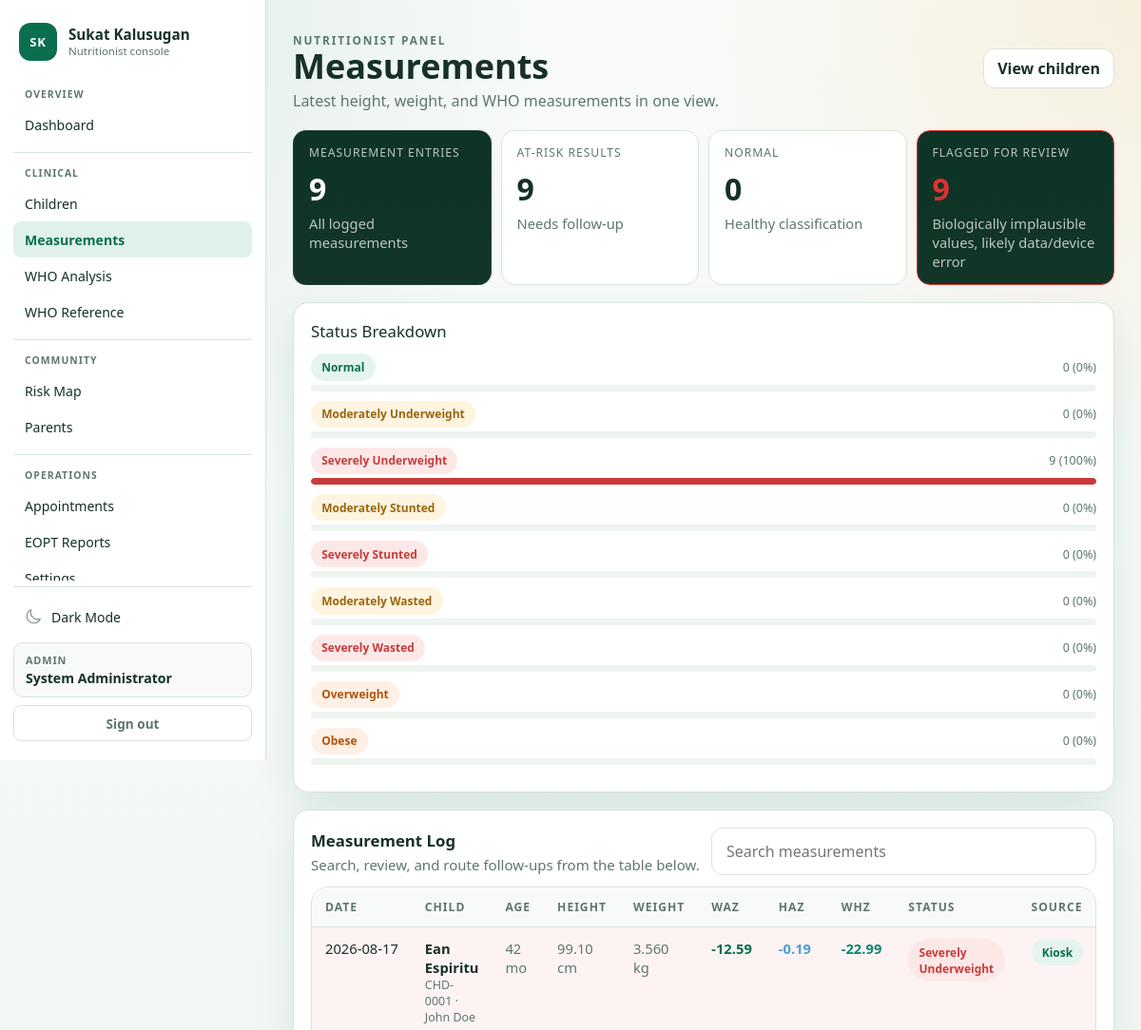
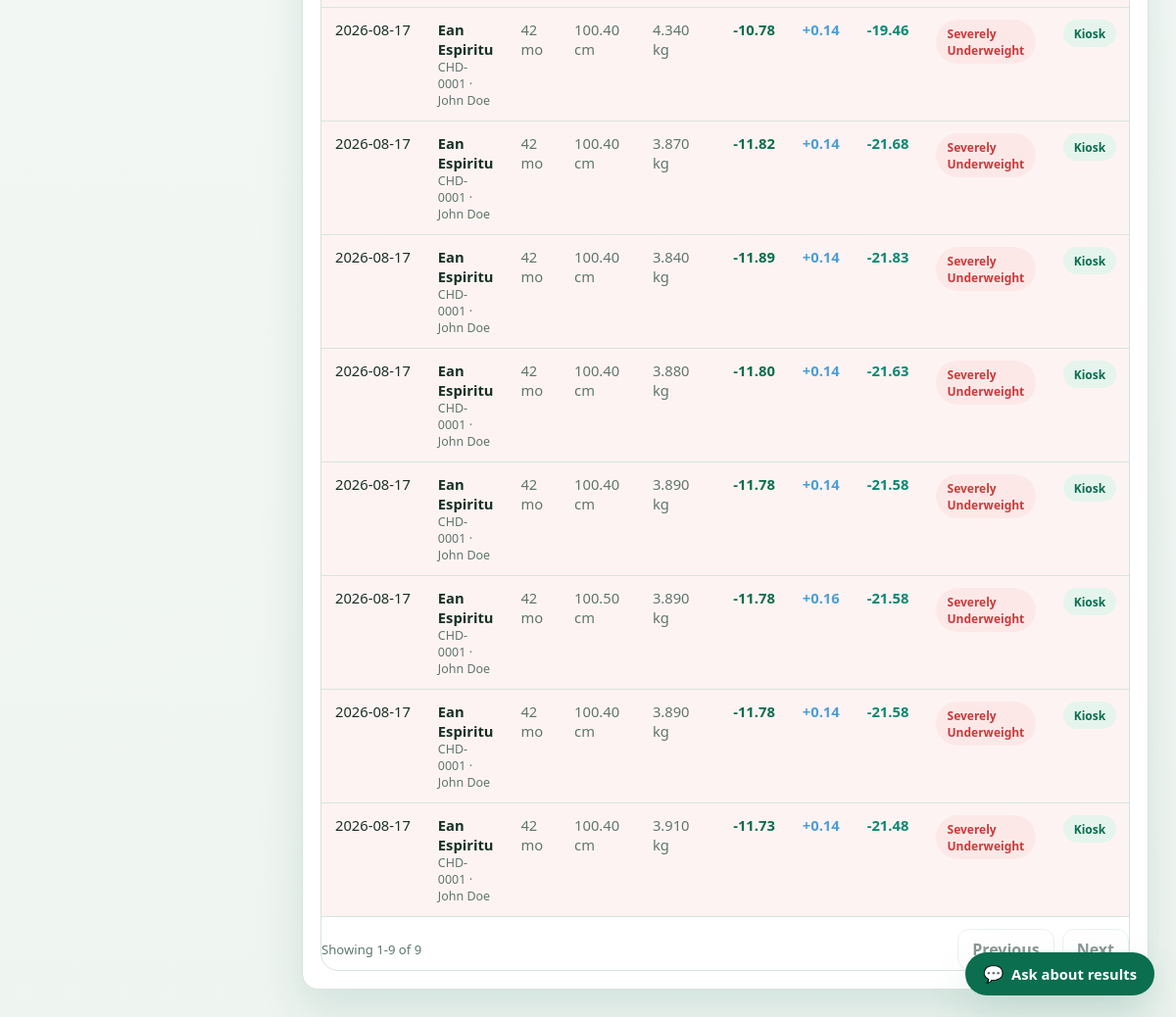
The app's page /nutritionist/measurements.php (signed in) with its own data (2 pictures, top to bottom).
### tables this page shows
CREATE TABLE `measurements` (
  `id` int(10) UNSIGNED NOT NULL,
  `child_id` int(10) UNSIGNED NOT NULL,
  `height_cm` decimal(5,2) NOT NULL,
  `weight_kg` decimal(5,3) NOT NULL,
  `age_months` int(10) UNSIGNED NOT NULL,
  `measurement_date` date NOT NULL,
  `source_type` enum('kiosk','manual','mobile') NOT NULL DEFAULT 'kiosk',
  `waz` decimal(5,2) DEFAULT NULL,
  `haz` decimal(5,2) DEFAULT NULL,
  `whz` decimal(5,2) DEFAULT NULL,
  `nutritional_status` enum('Normal','Moderately Underweight','Severely Underweight','Moderately Stunted','Severely Stunted','Moderately Wasted','Severely Wasted','Overweight','Obese') DEFAULT NULL,
  `wfa_status` enum('SUW','MUW','Normal','OW') DEFAULT NULL,
  `hfa_status` enum('SSt','MSt','Normal','Tall') DEFAULT NULL,
  `wfh_status` enum('SW','MW','Normal','OW','Ob') DEFAULT NULL,
  `is_flagged` tinyint(1) NOT NULL DEFAULT 0,
  `flag_reason` varchar(150) DEFAULT NULL,
  `device_id` int(10) UNSIGNED DEFAULT NULL,
  `recorded_by` int(10) UNSIGNED DEFAULT NULL,
  `created_at` timestamp NOT NULL DEFAULT current_timestamp()
);

CREATE TABLE `children` (
  `id` int(10) UNSIGNED NOT NULL,
  `child_code` varchar(20) NOT NULL,
  `first_name` varchar(100) NOT NULL,
  `middle_name` varchar(60) DEFAULT NULL,
  `last_name` varchar(100) NOT NULL,
  `birthdate` date NOT NULL,
  `sex` enum('Male','Female') NOT NULL,
  `barangay_id` int(10) UNSIGNED DEFAULT NULL,
  `address` varchar(255) DEFAULT NULL,
  `purok` varchar(150) DEFAULT NULL,
  `is_ip` tinyint(1) NOT NULL DEFAULT 0,
  `has_disability` tinyint(1) NOT NULL DEFAULT 0,
  `parent_id` int(10) UNSIGNED NOT NULL,
  `created_at` timestamp NOT NULL DEFAULT current_timestamp(),
  `updated_at` timestamp NOT NULL DEFAULT current_timestamp() ON UPDATE current_timestamp()
);

CREATE TABLE `parents` (
  `id` int(10) UNSIGNED NOT NULL,
  `name` varchar(150) NOT NULL,
  `email` varchar(150) NOT NULL,
  `password_hash` varchar(255) NOT NULL,
  `parent_type` enum('Father','Mother','Guardian','Grandparent','Other') NOT NULL DEFAULT 'Guardian',
  `phone` varchar(30) DEFAULT NULL,
  `address` varchar(255) DEFAULT NULL,
  `barangay_id` int(10) UNSIGNED DEFAULT NULL,
  `status` enum('active','inactive') NOT NULL DEFAULT 'active',
  `created_at` timestamp NOT NULL DEFAULT current_timestamp(),
  `updated_at` timestamp NOT NULL DEFAULT current_timestamp() ON UPDATE current_timestamp()
);

### public_html/includes/auth_middleware.php (called while the page is built, shortened)
<?php
function app_base_path(): string
{
    $scriptName = str_replace('\\', '/', (string)($_SERVER['SCRIPT_NAME'] ?? ''));
    $routeMarkers = ['/api/', '/admin/', '/nutritionist/', '/parent/', '/kiosk/', '/auth/'];
    foreach ($routeMarkers as $marker) {
        $position = strpos($scriptName, $marker);
        if ($position !== false) {
            return rtrim(substr($scriptName, 0, $position), '/');
        }
    }
    return rtrim(dirname($scriptName), '/');
}
function app_url(string $path = ''): string
{
    $basePath = app_base_path();
    $normalizedPath = '/' . ltrim($path, '/');
    if ($basePath === '' || $basePath === '/') {
        return $normalizedPath;
    }
    return $basePath . $normalizedPath;
}

### public_html/includes/admin_helpers.php (called while the page is built, shortened)
<?php
require_once __DIR__ . '/auth_middleware.php';
function admin_e(string $value): string
{
    return htmlspecialchars($value, ENT_QUOTES, 'UTF-8');
}
function admin_bind_params(mysqli_stmt $stmt, string $types, array &$params): void
{
    if ($types === '' || $params === []) {
        return;
    }
}
function admin_fetch_all(string $sql, string $types = '', array $params = []): array
{
    $conn = get_db_connection();
    $stmt = mysqli_prepare($conn, $sql);
    admin_bind_params($stmt, $types, $params);
    if (!mysqli_stmt_execute($stmt)) {
        error_log('[SukatKalusugan] admin_fetch_all execute failed: ' . mysqli_stmt_error($stmt) . ' | SQL: ' . $sql);
        mysqli_stmt_close($stmt);
        return [];
    }
    $result = mysqli_stmt_get_result($stmt);
    $rows = [];
    if ($result instanceof mysqli_result) {
        while ($row = mysqli_fetch_assoc($result)) {
            $rows[] = $row;
        }
    }
    return $rows;
}

### public_html/nutritionist/measurements.php (the view, shortened to what this page needs)
<?php
require_once __DIR__ . '/../includes/nutritionist_helpers.php';
$user = nutritionist_require_access();
$params = [];
$scope = nutritionist_scope_fragment($user, 'c.barangay_id', $params);
$measurements = admin_fetch_all(
	"SELECT
		m.id,
		m.measurement_date,
		m.height_cm,
		m.weight_kg,
		m.age_months,
		m.source_type,
		m.waz,
		m.haz,
		m.whz,
		COALESCE(m.nutritional_status, CASE
			WHEN m.waz < -3 THEN 'Severely Underweight'
			WHEN m.haz < -3 THEN 'Severely Stunted'
			WHEN m.whz < -3 THEN 'Severely Wasted'
			WHEN m.waz < -2 THEN 'Moderately Underweight'
			WHEN m.haz < -2 THEN 'Moderately Stunted'
			WHEN m.whz < -2 THEN 'Moderately Wasted'
			WHEN m.whz > 3 THEN 'Obese'
			WHEN m.whz > 2 THEN 'Overweight'
			ELSE 'Normal'
		END) AS nutritional_status,
		COALESCE(m.wfa_status, CASE
			WHEN m.waz < -3 THEN 'SUW'
			WHEN m.waz < -2 THEN 'MUW'
			WHEN m.waz > 2 THEN 'OW'
			ELSE 'Normal'
		END) AS wfa_status,
		COALESCE(m.hfa_status, CASE
			WHEN m.haz < -3 THEN 'SSt'
			WHEN m.haz < -2 THEN 'MSt'
			WHEN m.haz > 2 THEN 'Tall'
			ELSE 'Normal'
		END) AS hfa_status,
		COALESCE(m.wfh_status, CASE
			WHEN m.whz < -3 THEN 'SW'
			WHEN m.whz < -2 THEN 'MW'
			WHEN m.whz > 3 THEN 'Ob'
			WHEN m.whz > 2 THEN 'OW'
			ELSE 'Normal'
		END) AS wfh_status,
		m.is_flagged,
		m.flag_reason,
		c.id AS child_id,
		c.child_code,
		c.first_name,
		c.last_name,
		bg.name AS barangay,
		p.name AS parent_name
	 FROM measurements m
	 INNER JOIN children c ON c.id = m.child_id
	 INNER JOIN parents p ON p.id = c.parent_id
	 LEFT JOIN barangays bg ON bg.id = c.barangay_id
	 WHERE {$scope}
	 ORDER BY m.measurement_date DESC, m.id DESC",
	str_repeat('i', count($params)),
	$params
);
$statusCounts = [
	'Normal' => 0,
	'Moderately Underweight' => 0,
	'Severely Underweight' => 0,
	'Moderately Stunted' => 0,
	'Severely Stunted' => 0,
	'Moderately Wasted' => 0,
	'Severely Wasted' => 0,
	'Overweight' => 0,
	'Obese' => 0,
];
foreach ($measurements as $measurement) {
	$status = (string)($measurement['nutritional_status'] ?? '');
	if (isset($statusCounts[$status])) {
		$statusCounts[$status]++;
	}
}
$atRiskCount = count(array_filter($measurements, static fn(array $measurement): bool => !in_array((string)($measurement['nutritional_status'] ?? 'Pending'), ['Normal'], true)));
$flaggedCount = count(array_filter($measurements, static fn(array $measurement): bool => !empty($measurement['is_flagged'])));
$actions = '<a class="admin-btn-secondary" href="' . nutritionist_e(app_url('/nutritionist/children.php')) . '">View children</a>';
?>
<section class="nutritionist-stat-grid">
	<article class="nutritionist-stat-card is-featured">
		<div class="nutritionist-stat-label">Measurement Entries</div>
		<div class="admin-stat-value"><?php echo count($measurements); ?></div>
		<div class="admin-stat-note">All logged measurements</div>
	</article>
	<article class="nutritionist-stat-card">
		<div class="nutritionist-stat-label">At-Risk Results</div>
		<div class="admin-stat-value"><?php echo $atRiskCount; ?></div>
		<div class="admin-stat-note">Needs follow-up</div>
	</article>
	<article class="nutritionist-stat-card">
		<div class="nutritionist-stat-label">Normal</div>
		<div class="admin-stat-value"><?php echo (int)($statusCounts['Normal'] ?? 0); ?></div>
		<div class="admin-stat-note">Healthy classification</div>
	</article>
	<article class="nutritionist-stat-card<?php echo $flaggedCount > 0 ? ' is-featured' : ''; ?>" style="<?php echo $flaggedCount > 0 ? 'border-color:#E03131;' : ''; ?>">
		<div class="nutritionist-stat-label">Flagged for Review</div>
		<div class="admin-stat-value" style="<?php echo $flaggedCount > 0 ? 'color:#E03131;' : ''; ?>"><?php echo $flaggedCount; ?></div>
		<div class="admin-stat-note">Biologically implausible values, likely data/device error</div>
	</article>
</section>
<section class="nutritionist-panel">
	<div class="admin-section-title" style="margin-bottom:12px;">Status Breakdown</div>
		<?php foreach (['Normal', 'Moderately Underweight', 'Severely Underweight', 'Moderately Stunted', 'Severely Stunted', 'Moderately Wasted', 'Severely Wasted', 'Overweight', 'Obese'] as $status): ?>
			<?php
			$count = (int)($statusCounts[$status] ?? 0);
			$pct = count($measurements) > 0 ? (int)round(($count / count($measurements)) * 100) : 0;
			$barColor = match ($status) {
				'Normal' => 'var(--admin-primary)',
				'Moderately Underweight' => 'var(--admin-accent)',
				'Severely Underweight' => 'var(--admin-danger)',
				'Moderately Stunted' => '#7048E8',
				'Severely Stunted' => '#5f3dc4',
				'Moderately Wasted' => '#4a9fd5',
				'Severely Wasted' => '#c92a2a',
				'Obese' => '#e8590c',
				default => '#b08900',
			};
			?>
			<div style="margin-bottom:10px;">
				<div style="display:flex;justify-content:space-between;margin-bottom:4px;align-items:center;">
					<span class="admin-pill <?php echo nutritionist_status_class($status); ?>"><?php echo nutritionist_e($status); ?></span>
					<span class="admin-mini"><?php echo $count; ?> (<?php echo $pct; ?>%)</span>
				</div>
				<div style="height:7px;border-radius:999px;background:var(--admin-bg);overflow:hidden;">
					<div style="width:<?php echo max($pct, $count > 0 ? 3 : 0); ?>%;height:100%;border-radius:999px;background:<?php echo nutritionist_e($barColor); ?>;"></div>
				</div>
			</div>
		<?php endforeach; ?>
</section>
<section class="nutritionist-panel">
	<div class="nutritionist-table-head" style="margin-bottom:12px;">
		<div>
			<h2 class="admin-section-title" style="margin-bottom:2px;">Measurement Log</h2>
			<p class="admin-section-subtitle">Search, review, and route follow-ups from the table below.</p>
		</div>
		<input class="admin-search" data-admin-filter="#measurements-table" type="search" placeholder="Search measurements" style="min-width:260px;">
	</div>
	<div class="nutritionist-table-wrap">
		<table class="nutritionist-table" id="measurements-table">
			<thead>
				<tr>
					<th>Date</th>
					<th>Child</th>
					<th>Age</th>
					<th>Height</th>
					<th>Weight</th>
					<th>WAZ</th>
					<th>HAZ</th>
					<th>WHZ</th>
					<th>Status</th>
					<th>Source</th>
				</tr>
			</thead>
			<tbody>
				<?php foreach ($measurements as $measurement): ?>
					<?php $isFlagged = !empty($measurement['is_flagged']); ?>
					<tr data-filter-text="<?php echo nutritionist_e(strtolower($measurement['measurement_date'] . ' ' . $measurement['first_name'] . ' ' . $measurement['last_name'] . ' ' . $measurement['child_code'] . ' ' . ($measurement['nutritional_status'] ?? '') . ' ' . ($measurement['source_type'] ?? 'kiosk'))); ?>" style="<?php echo $isFlagged ? 'background:rgba(224,49,49,0.06);' : ''; ?>">
						<td style="white-space:nowrap;"><?php echo nutritionist_e((string)$measurement['measurement_date']); ?></td>
						<td>
							<div style="font-weight:600;color:var(--admin-text);"><?php echo nutritionist_e($measurement['first_name'] . ' ' . $measurement['last_name']); ?></div>
							<div class="admin-mini"><?php echo nutritionist_e((string)$measurement['child_code']); ?> · <?php echo nutritionist_e((string)$measurement['parent_name']); ?></div>
						</td>
						<td style="color:var(--admin-muted);"><?php echo nutritionist_e((string)$measurement['age_months']); ?> mo</td>
						<td style="color:var(--admin-muted);"><?php echo nutritionist_e((string)$measurement['height_cm']); ?> cm</td>
						<td style="color:var(--admin-muted);"><?php echo nutritionist_e((string)$measurement['weight_kg']); ?> kg</td>
						<td style="color:var(--admin-primary);font-weight:600;"><?php echo ((float)$measurement['waz'] > 0 ? '+' : '') . nutritionist_e((string)$measurement['waz']); ?></td>
						<td style="color:#4a9fd5;font-weight:600;"><?php echo ((float)$measurement['haz'] > 0 ? '+' : '') . nutritionist_e((string)$measurement['haz']); ?></td>
						<td style="color:#0d8871;font-weight:600;"><?php echo ((float)$measurement['whz'] > 0 ? '+' : '') . nutritionist_e((string)$measurement['whz']); ?></td>
						<td><span class="admin-pill <?php echo nutritionist_status_class((string)$measurement['nutritional_status']); ?>"><?php echo nutritionist_e((string)$measurement['nutritional_status']); ?></span></td>
						<td style="white-space:nowrap;">
							<?php if (($measurement['source_type'] ?? 'kiosk') === 'manual'): ?>
								<span class="admin-pill is-muted" title="Recorded manually by staff">Manual</span>
							<?php else: ?>
								<span class="admin-pill is-success" title="Captured via kiosk device">Kiosk</span>
							<?php endif; ?>
						</td>
					</tr>
				<?php endforeach; ?>
			</tbody>
		</table>
	</div>
</section>

### records on screen
measurements: measurement_date "2026-08-17", child.last_name "Ean Espiritu", child.child_code "CHD-0001", parents.name "John Doe", age_months "42", height_cm "99.10", weight_kg "3.560", waz "-12.59", haz "-0.19", whz "-22.99", nutritional_status "Severely Underweight", source_type "Kiosk"
measurements: measurement_date "2026-08-17", child.last_name "Ean Espiritu", child.child_code "CHD-0001", parents.name "John Doe", age_months "42", height_cm "100.40", weight_kg "4.340", waz "-10.78", haz "0.14", whz "-19.46", nutritional_status "Severely Underweight", source_type "Kiosk"
measurements: measurement_date "2026-08-17", child.last_name "Ean Espiritu", child.child_code "CHD-0001", parents.name "John Doe", age_months "42", height_cm "100.40", weight_kg "3.870", waz "-11.82", haz "0.14", whz "-21.68", nutritional_status "Severely Underweight", source_type "Kiosk"
measurements: measurement_date "2026-08-17", child.last_name "Ean Espiritu", child.child_code "CHD-0001", parents.name "John Doe", age_months "42", height_cm "100.40", weight_kg "3.840", waz "-11.89", haz "0.14", whz "-21.83", nutritional_status "Severely Underweight", source_type "Kiosk"
measurements: measurement_date "2026-08-17", child.last_name "Ean Espiritu", child.child_code "CHD-0001", parents.name "John Doe", age_months "42", height_cm "100.40", weight_kg "3.880", waz "-11.80", haz "0.14", whz "-21.63", nutritional_status "Severely Underweight", source_type "Kiosk"
measurements: measurement_date "2026-08-17", child.last_name "Ean Espiritu", child.child_code "CHD-0001", parents.name "John Doe", age_months "42", height_cm "100.40", weight_kg "3.890", waz "-11.78", haz "0.14", whz "-21.58", nutritional_status "Severely Underweight", source_type "Kiosk"
measurements: measurement_date "2026-08-17", child.last_name "Ean Espiritu", child.child_code "CHD-0001", parents.name "John Doe", age_months "42", height_cm "100.50", weight_kg "3.890", waz "-11.78", haz "0.16", whz "-21.58", nutritional_status "Severely Underweight", source_type "Kiosk"
measurements: measurement_date "2026-08-17", child.last_name "Ean Espiritu", child.child_code "CHD-0001", parents.name "John Doe", age_months "42", height_cm "100.40", weight_kg "3.890", waz "-11.78", haz "0.14", whz "-21.58", nutritional_status "Severely Underweight", source_type "Kiosk"
measurements: measurement_date "2026-08-17", child.last_name "Ean Espiritu", child.child_code "CHD-0001", parents.name "John Doe", age_months "42", height_cm "100.40", weight_kg "3.910", waz "-11.73", haz "0.14", whz "-21.48", nutritional_status "Severely Underweight", source_type "Kiosk"

### other values on screen
nutritionist_e($group['label']) "OVERVIEW"
nutritionist_e($item['label']) "Dashboard"
nutritionist_e($group['label']) "CLINICAL"
nutritionist_e($item['label']) "Children"
nutritionist_e($item['label']) "Measurements"
nutritionist_e($item['label']) "WHO Analysis"
nutritionist_e($item['label']) "WHO Reference"
nutritionist_e($group['label']) "COMMUNITY"
nutritionist_e($item['label']) "Risk Map"
nutritionist_e($item['label']) "Parents"
nutritionist_e($group['label']) "OPERATIONS"
nutritionist_e($item['label']) "Appointments"
nutritionist_e($item['label']) "EOPT Reports"
nutritionist_e(ucfirst($userRole)) "ADMIN"
nutritionist_e($userName) "System Administrator"
